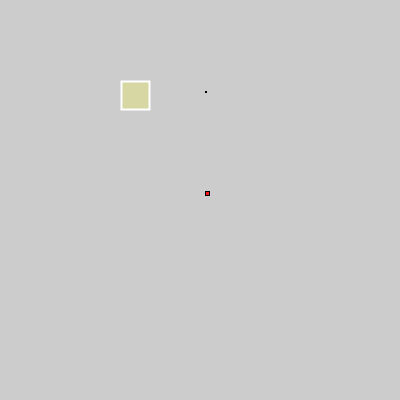
Frame 1 (no input)
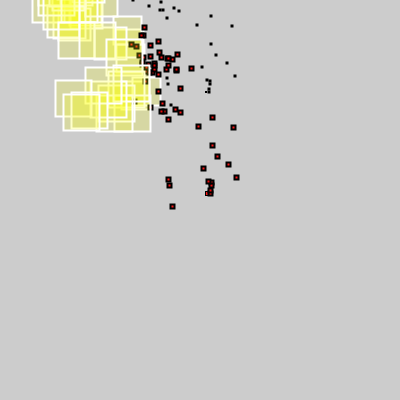
Frame 60 (the mouse pressed at the canvas centre just before this capture)
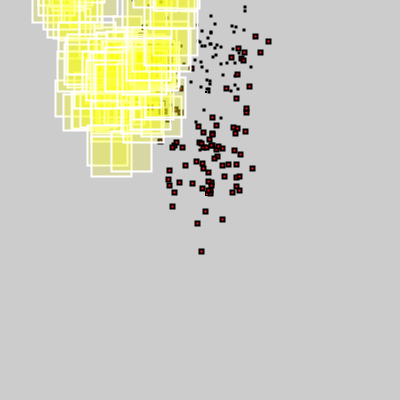
Frame 120 (the mouse held since frame 60 and released just before this capture)

The Processing sketch that drew these frames (run headless with seeded random() and noise(); from frame 60 on, the mouse is pressed at the canvas centre):

// Processing sketch: processing_18194
// ── processing_18194.pde


float speed = 18;
float x;
float y;
void setup() {
  size(400,400);
  smooth();
  x=width/2;
  y=height/2;

  frameRate(30);
}

void draw () {
  {
    int mySecond = second();  // Values from 0 - 59
    int myMinute = minute();  // Values from 0 - 59
    int myHour = hour();

    x += random(-speed, speed);
    y += random(-speed, speed);
    x = constrain(x, 0, width);
    y = constrain(y, 0, height);

  
    stroke(0);
    fill(255, 0, 0, 225); //red
    rect(x,y,myHour,myHour);
    translate(0,-100);{
    fill(0, 0, 255, 155);} //blue
    rect(x, y,myMinute , myMinute); 
    {translate(-100,0);}
    
    x += random(-speed , speed);
    y += random(-speed, speed);
    x = constrain(x, 0, width);
    y = constrain(y, 0, height);
     
    
   
    stroke(255);
    strokeWeight(2);
    
    fill(250,255,15,55); //yellow
  
    
    rect (x,y,mySecond*4,mySecond*4);}
    
    
    
    

 
    }
